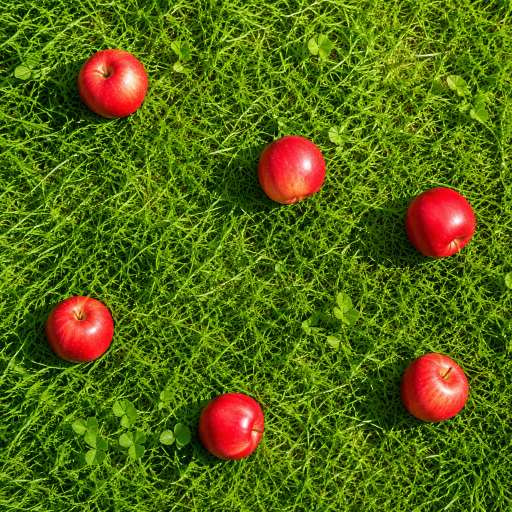
//> input picture 底层算法演示/颜色分割/assets/apples.png, 1024 x 1024 px (shown at 1/2 size)
$ ./color_segmentation -i=../assets/apples.png   (built with g++ and OpenCV 4)
//> lines starting //> are read from the running program, lines starting //| are printed output that depends on the picture; after the words box and inside, x2 and y2 are one past the last pixel; in counts of white or black regions, pixels touching at a corner belong together
/**
 * @file    color_segmentation.cpp
 * @brief   颜色分割演示：在 HSV 空间按色相区间提取目标颜色区域。
 * @details 流程：转换 HSV -> 设定颜色阈值 -> 生成掩码提取目标 -> 形态学优化掩码。
 * @note    依赖：OpenCV 4.x（core / imgproc / imgcodecs / highgui）
 *          HSV 的色相是环形的，红色跨 0° 附近，必须用两段区间（0~10 与 170~179）合并；
 *          直接在 BGR 上设阈值很难把「苹果的红」与「阴影的暗红」分开。
 */

#include <algorithm>
#include <iostream>
#include <string>
#include <vector>

#include <opencv2/opencv.hpp>
#include <opencv2/core/utils/filesystem.hpp>

namespace {

const int kPanelWidth = 480;
const int kPanelHeight = 360;
const int kTitleHeight = 30;

/** @brief 在若干候选位置中查找素材，便于从不同工作目录运行。 */
std::string locateAsset(const std::string& fileName)
{
    const std::vector<std::string> candidates = {
        "../../assets/" + fileName, "../assets/" + fileName, "assets/" + fileName};
    for (const auto& path : candidates) {
        if (cv::utils::fs::exists(path)) {
            return path;
        }
    }
    return candidates.front();
}

/** @brief 由素材路径推导输出目录：<demo>/assets/x.png -> <demo>/output。 */
std::string outputDirFor(const std::string& inputPath)
{
    std::string dir = inputPath;
    const size_t slash = dir.find_last_of("/\\");
    dir = (slash == std::string::npos) ? "." : dir.substr(0, slash);
    const size_t slash2 = dir.find_last_of("/\\");
    const std::string leaf = (slash2 == std::string::npos) ? dir : dir.substr(slash2 + 1);
    if (leaf == "assets") {
        dir = (slash2 == std::string::npos) ? "." : dir.substr(0, slash2);
    }
    return dir + "/output";
}

/** @brief 等比缩放并居中留白到固定面板。 */
cv::Mat fitPanel(const cv::Mat& image, const std::string& title)
{
    cv::Mat bgr;
    if (image.channels() == 1) {
        cv::cvtColor(image, bgr, cv::COLOR_GRAY2BGR);
    } else {
        bgr = image;
    }
    const double scale =
        std::min(kPanelWidth / static_cast<double>(bgr.cols),
                 kPanelHeight / static_cast<double>(bgr.rows));
    cv::Mat scaled;
    cv::resize(bgr, scaled, cv::Size(), scale, scale, cv::INTER_AREA);
    cv::Mat panel(kPanelHeight + kTitleHeight, kPanelWidth, CV_8UC3, cv::Scalar(255, 255, 255));
    const int x = (kPanelWidth - scaled.cols) / 2;
    const int y = kTitleHeight + (kPanelHeight - scaled.rows) / 2;
    scaled.copyTo(panel(cv::Rect(x, y, scaled.cols, scaled.rows)));
    cv::putText(panel, title, cv::Point(8, 21), cv::FONT_HERSHEY_SIMPLEX, 0.5,
                cv::Scalar(0, 0, 0), 1, cv::LINE_AA);
    return panel;
}

/** @brief 按列数拼接等尺寸面板。 */
cv::Mat montage(const std::vector<cv::Mat>& panels, int cols)
{
    const int rows = static_cast<int>((panels.size() + cols - 1) / cols);
    cv::Mat canvas(rows * panels[0].rows, cols * panels[0].cols, CV_8UC3, cv::Scalar(255, 255, 255));
    for (size_t i = 0; i < panels.size(); ++i) {
        const int r = static_cast<int>(i) / cols;
        const int c = static_cast<int>(i) % cols;
        panels[i].copyTo(canvas(cv::Rect(c * panels[i].cols, r * panels[i].rows,
                                         panels[i].cols, panels[i].rows)));
    }
    return canvas;
}

}  // namespace

/**
 * @brief  主流程：HSV 色相区间分割 + 形态学优化。
 * @param  argc 参数个数。
 * @param  argv 参数列表。
 * @return 0 表示成功，非 0 表示失败。
 */
int main(int argc, char** argv)
{
    const cv::String keys =
        "{help h usage ? |      | 打印帮助信息 }"
        "{i input        |      | 输入图像路径，缺省读取 assets/apples.png }"
        "{o output       |      | 输出图像路径，缺省写入 <目录>/output/color_segmentation.png }"
        "{n minSaturation| 90   | 最小饱和度，滤掉发白区域 }"
        "{v minValue     | 60   | 最小明度，滤掉过暗区域 }"
        "{d display      | 0    | 是否弹窗显示 (1=显示, 0=不显示) }";

    cv::CommandLineParser parser(argc, argv, keys);
    parser.about("颜色分割演示: HSV 色相阈值 + inRange + 形态学\n参数请使用 --key=value 形式");
    if (parser.has("help")) {
        parser.printMessage();
        return 0;
    }
    if (!parser.check()) {
        parser.printErrors();
        parser.printMessage();
        return -1;
    }

    std::string inputPath = parser.get<std::string>("input");
    if (inputPath.empty()) {
        inputPath = locateAsset("apples.png");
    }
    const cv::Mat src = cv::imread(inputPath, cv::IMREAD_COLOR);
//> src is the input picture: 1024 rows x 1024 cols, CV_8UC3; mean B, G, R 12.1, 103.5, 84.9
    if (src.empty()) {
        std::cerr << "无法读取图像: " << inputPath << std::endl;
        return -1;
    }

    // 步骤 1：转换到 HSV。
    cv::Mat hsv;
    cv::cvtColor(src, hsv, cv::COLOR_BGR2HSV);
//> hsv: 1024 rows x 1024 cols, CV_8UC3; mean H, S, V 44.4, 235.2, 116.6
    std::vector<cv::Mat> hsvChannels;
    cv::split(hsv, hsvChannels);
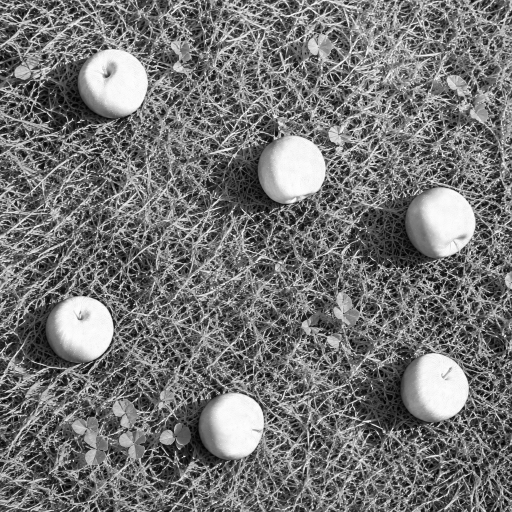
//> hsvChannels[2]: 1024 rows x 1024 cols, CV_8UC1 (shown at 1/2 size); min 0, max 255, mean 116.6

    // 步骤 2：设定颜色阈值。红色跨色相 0 点，用两段区间合并。
    const int minS = parser.get<int>("minSaturation");
    const int minV = parser.get<int>("minValue");
    cv::Mat maskLow;
    cv::Mat maskHigh;
    cv::inRange(hsv, cv::Scalar(0, minS, minV), cv::Scalar(10, 255, 255), maskLow);
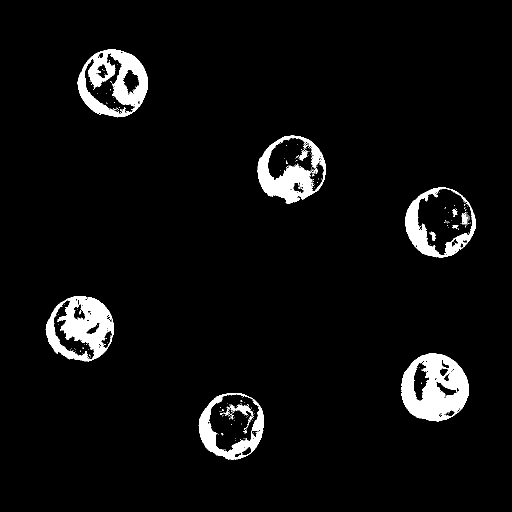
//> maskLow: 1024 rows x 1024 cols, CV_8UC1 (shown at 1/2 size); 4.8% white; 257 white regions (238 under 20 px), largest, box (x1, y1, x2, y2) and area: (802, 707, 938, 843) 11657, (91, 592, 228, 723) 9423, (155, 99, 296, 235) 9293
    cv::inRange(hsv, cv::Scalar(170, minS, minV), cv::Scalar(179, 255, 255), maskHigh);
//> maskHigh: 1024 rows x 1024 cols, CV_8UC1; 2.9% white; 197 white regions (179 under 20 px), largest, box (x1, y1, x2, y2) and area: (835, 377, 946, 512) 8637, (416, 788, 518, 904) 6966, (535, 275, 648, 383) 5314

    // 步骤 3：生成掩码并提取目标。
    cv::Mat mask;
    cv::bitwise_or(maskLow, maskHigh, mask);
//> mask: 1024 rows x 1024 cols, CV_8UC1; 7.7% white; 21 white regions (14 under 20 px), largest, box (x1, y1, x2, y2) and area: (810, 375, 952, 516) 14636, (802, 707, 938, 843) 13367, (155, 99, 296, 235) 13339
    cv::Mat extracted;
    src.copyTo(extracted, mask);

    // 步骤 4：形态学优化掩码（开运算去噪、闭运算填洞）。
    cv::Mat refined;
    const cv::Mat element = cv::getStructuringElement(cv::MORPH_ELLIPSE, cv::Size(7, 7));
    cv::morphologyEx(mask, refined, cv::MORPH_OPEN, element);
//> refined: 1024 rows x 1024 cols, CV_8UC1; 7.6% white; 6 white regions, box (x1, y1, x2, y2) and area: (810, 375, 951, 516) 14577, (398, 786, 528, 919) 13138, (803, 707, 938, 843) 13102, (155, 99, 296, 235) 13097, (515, 271, 651, 407) 12921, (92, 592, 228, 723) 12834
    cv::morphologyEx(refined, refined, cv::MORPH_CLOSE, element);
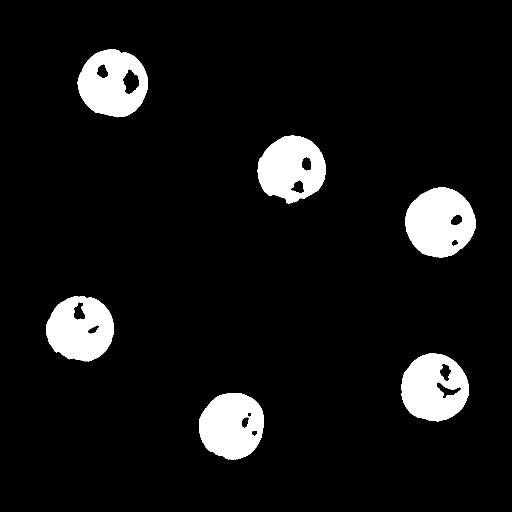
//> refined: 1024 rows x 1024 cols, CV_8UC1 (shown at 1/2 size); 7.7% white; 6 white regions, box (x1, y1, x2, y2) and area: (810, 375, 951, 516) 14633, (803, 707, 938, 843) 13273, (398, 786, 528, 919) 13245, (155, 99, 296, 235) 13179, (515, 271, 651, 407) 13010, (92, 592, 228, 723) 12961
    cv::Mat refinedExtracted;
    src.copyTo(refinedExtracted, refined);

    const double rawRatio = 100.0 * cv::countNonZero(mask) / mask.total();
//> rawRatio = 7.69
    const double refinedRatio = 100.0 * cv::countNonZero(refined) / refined.total();
//> refinedRatio = 7.66
    std::cout << "输入: " << inputPath << ", S>=" << minS << ", V>=" << minV << "\n";
    std::cout << "  原始掩码占比: " << rawRatio << "%\n";
//|   原始掩码占比: 7.69415%
    std::cout << "  形态学优化后: " << refinedRatio << "%\n";
//|   形态学优化后: 7.6581%

    const std::vector<cv::Mat> panels = {
        fitPanel(src, "original"),
        fitPanel(hsvChannels[0], "hue channel"),
        fitPanel(mask, "raw mask"),
        fitPanel(refined, "refined mask"),
        fitPanel(extracted, "extracted (raw)"),
        fitPanel(refinedExtracted, "extracted (refined)")};
//> in fitPanel, `cv::putText(panel, title, cv::Point(8, 21), cv::FONT_HERSHEY_SIMPLEX, ..`:
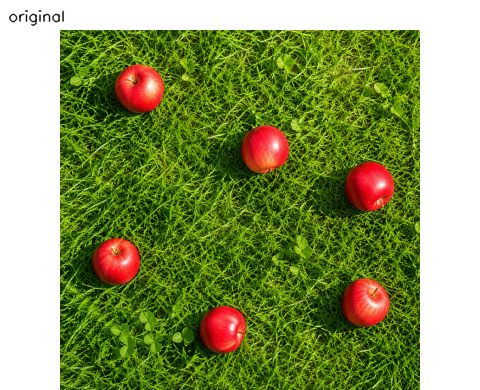
//> panel: 390 rows x 480 cols, CV_8UC3; mean B, G, R 86.6, 149.9, 137
//> call 2 of fitPanel, with title = "hue channel"
//> in fitPanel (call 2), `cv::putText(panel, title, cv::Point(8, 21), cv::FONT_HERSHEY_SIMPLEX, ..`:
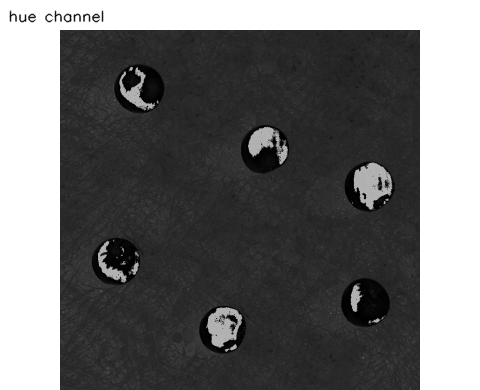
//> panel: 390 rows x 480 cols, CV_8UC3; min 0, max 255, mean 108.8
//> in fitPanel (call 3), `cv::putText(panel, title, cv::Point(8, 21), cv::FONT_HERSHEY_SIMPLEX, ..`: panel: 390 rows x 480 cols, CV_8UC3; min 0, max 255, mean 91.8
//> in fitPanel (call 4), `cv::resize(bgr, scaled, cv::Size(), scale, scale, cv::INTER_AREA);`: scaled: 360 rows x 360 cols, CV_8UC3; min 0, max 255, mean 19.5
//> in fitPanel (call 4), `cv::putText(panel, title, cv::Point(8, 21), cv::FONT_HERSHEY_SIMPLEX, ..`: panel: 390 rows x 480 cols, CV_8UC3; min 0, max 255, mean 91.6
//> in fitPanel (call 5), `cv::resize(bgr, scaled, cv::Size(), scale, scale, cv::INTER_AREA);`: scaled: 360 rows x 360 cols, CV_8UC3; mean B, G, R 3.2, 3.6, 16.2
//> in fitPanel (call 5), `cv::putText(panel, title, cv::Point(8, 21), cv::FONT_HERSHEY_SIMPLEX, ..`: panel: 390 rows x 480 cols, CV_8UC3; mean B, G, R 80.2, 80.5, 89.2
//> in fitPanel (call 6), `cv::resize(bgr, scaled, cv::Size(), scale, scale, cv::INTER_AREA);`: scaled: 360 rows x 360 cols, CV_8UC3; mean B, G, R 3.2, 3.6, 16.1
//> in fitPanel (call 6), `cv::putText(panel, title, cv::Point(8, 21), cv::FONT_HERSHEY_SIMPLEX, ..`:
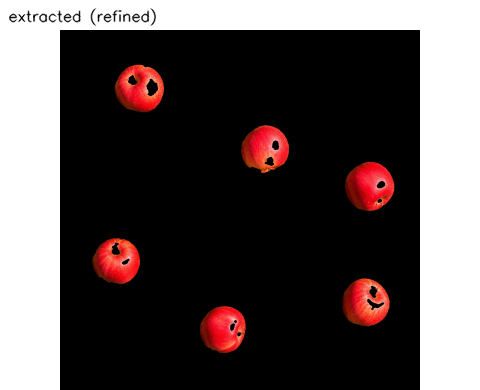
//> panel: 390 rows x 480 cols, CV_8UC3; mean B, G, R 80.1, 80.4, 89
    const cv::Mat result = montage(panels, 3);
//> in montage, `const int rows = static_cast<int>((panels.size() + cols - 1) / cols);`: rows = 2
//> in montage, `cv::Mat canvas(rows * panels[0].rows, cols * panels[0].cols, CV_8UC3, ..`: canvas: 780 rows x 1440 cols, CV_8UC3; every value is 255
//> the loop in montage, `for (size_t i = 0; i < panels.size(); ++i)` made 6 passes
//> after the loop in montage, `for (size_t i = 0; i < panels.size(); ++i)`:
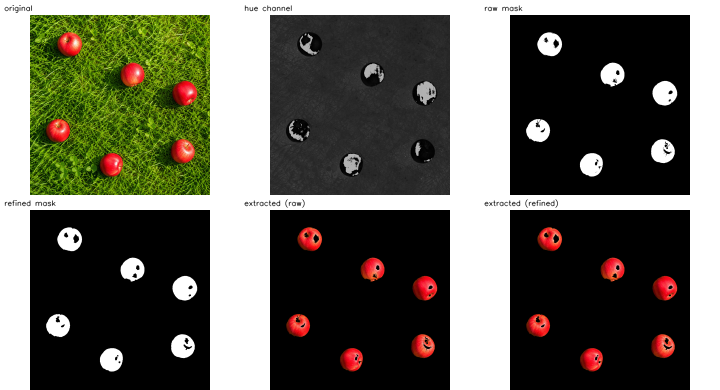
//> canvas: 780 rows x 1440 cols, CV_8UC3 (shown at 1/2 size); mean B, G, R 89.9, 100.5, 101.2

    std::string outputPath = parser.get<std::string>("output");
    if (outputPath.empty()) {
        const std::string outDir = outputDirFor(inputPath);
        cv::utils::fs::createDirectories(outDir);
        outputPath = outDir + "/color_segmentation.png";
    }
    if (!cv::imwrite(outputPath, result)) {
        std::cerr << "无法写入输出图像: " << outputPath << std::endl;
        return -1;
    }
    std::cout << "结果已保存至 " << outputPath << std::endl;

    if (parser.get<int>("display") != 0) {
        cv::imshow("color segmentation", result);
        cv::waitKey(0);
    }
    return 0;
}
